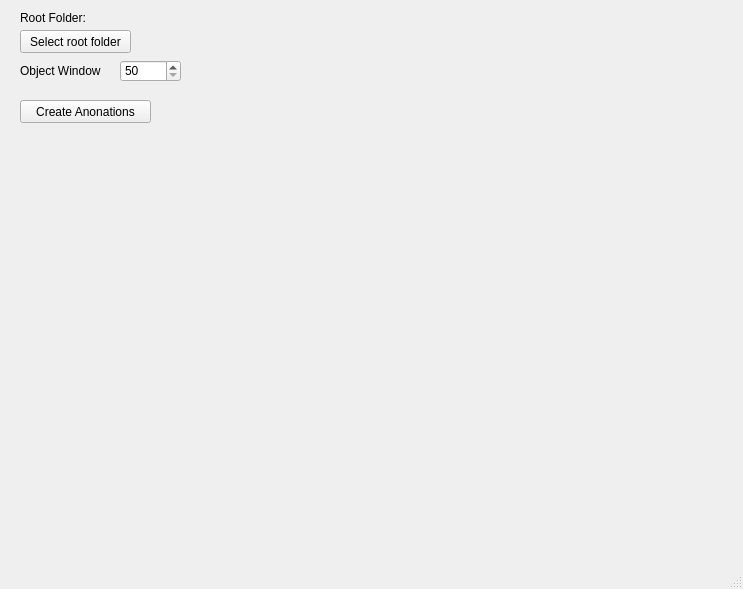
<?xml version="1.0" encoding="UTF-8"?>
<ui version="4.0">
 <class>MainWindow</class>
 <widget class="QMainWindow" name="MainWindow">
  <property name="geometry">
   <rect>
    <x>0</x>
    <y>0</y>
    <width>743</width>
    <height>589</height>
   </rect>
  </property>
  <property name="windowTitle">
   <string>MainWindow</string>
  </property>
  <widget class="QWidget" name="centralwidget">
   <widget class="QPushButton" name="Select_folder">
    <property name="geometry">
     <rect>
      <x>20</x>
      <y>30</y>
      <width>111</width>
      <height>23</height>
     </rect>
    </property>
    <property name="text">
     <string>Select root folder</string>
    </property>
   </widget>
   <widget class="QLabel" name="label">
    <property name="geometry">
     <rect>
      <x>210</x>
      <y>50</y>
      <width>500</width>
      <height>500</height>
     </rect>
    </property>
    <property name="text">
     <string/>
    </property>
   </widget>
   <widget class="QSpinBox" name="spinBox">
    <property name="geometry">
     <rect>
      <x>120</x>
      <y>60</y>
      <width>61</width>
      <height>22</height>
     </rect>
    </property>
    <property name="minimum">
     <number>50</number>
    </property>
    <property name="maximum">
     <number>500</number>
    </property>
    <property name="singleStep">
     <number>10</number>
    </property>
   </widget>
   <widget class="QLabel" name="Root_txt">
    <property name="geometry">
     <rect>
      <x>20</x>
      <y>10</y>
      <width>271</width>
      <height>16</height>
     </rect>
    </property>
    <property name="text">
     <string>Root Folder:</string>
    </property>
   </widget>
   <widget class="QPushButton" name="Create_annon">
    <property name="geometry">
     <rect>
      <x>20</x>
      <y>100</y>
      <width>131</width>
      <height>23</height>
     </rect>
    </property>
    <property name="text">
     <string>Create Anonations</string>
    </property>
   </widget>
   <widget class="QLabel" name="label_4">
    <property name="geometry">
     <rect>
      <x>20</x>
      <y>60</y>
      <width>81</width>
      <height>21</height>
     </rect>
    </property>
    <property name="text">
     <string>Object Window</string>
    </property>
   </widget>
  </widget>
  <widget class="QMenuBar" name="menubar">
   <property name="geometry">
    <rect>
     <x>0</x>
     <y>0</y>
     <width>743</width>
     <height>22</height>
    </rect>
   </property>
  </widget>
  <widget class="QStatusBar" name="statusbar"/>
 </widget>
 <resources/>
 <connections/>
</ui>
